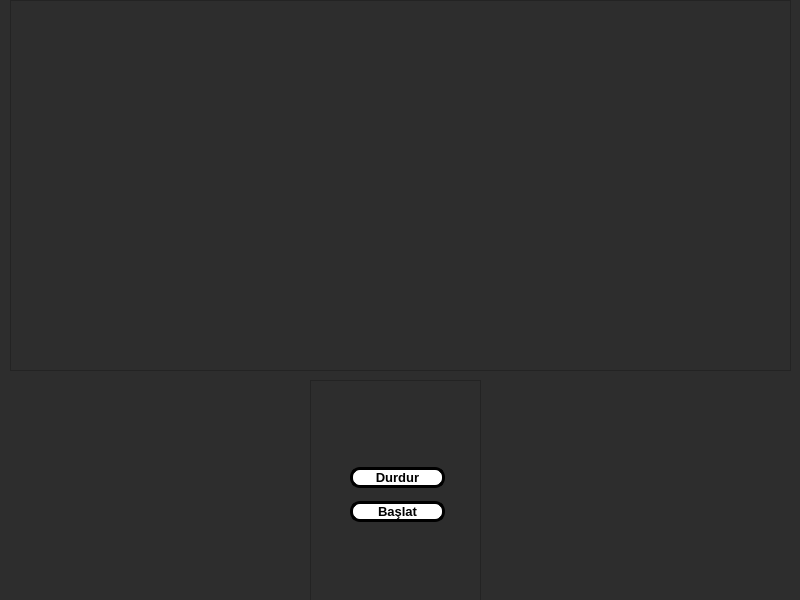
<?xml version="1.0" encoding="UTF-8"?>
<ui version="4.0">
 <class>MainWindow</class>
 <widget class="QMainWindow" name="MainWindow">
  <property name="geometry">
   <rect>
    <x>0</x>
    <y>0</y>
    <width>800</width>
    <height>600</height>
   </rect>
  </property>
  <property name="windowTitle">
   <string>MainWindow</string>
  </property>
  <property name="styleSheet">
   <string notr="true">background-color: rgb(45, 45, 45);</string>
  </property>
  <widget class="QWidget" name="centralwidget">
   <widget class="QFrame" name="frame_bd">
    <property name="geometry">
     <rect>
      <x>310</x>
      <y>380</y>
      <width>171</width>
      <height>221</height>
     </rect>
    </property>
    <property name="frameShape">
     <enum>QFrame::StyledPanel</enum>
    </property>
    <property name="frameShadow">
     <enum>QFrame::Raised</enum>
    </property>
    <widget class="QWidget" name="">
     <property name="geometry">
      <rect>
       <x>40</x>
       <y>80</y>
       <width>95</width>
       <height>71</height>
      </rect>
     </property>
     <layout class="QVBoxLayout" name="verticalLayout">
      <item>
       <widget class="QPushButton" name="Btn_Durdur">
        <property name="font">
         <font>
          <family>Arial</family>
          <pointsize>10</pointsize>
          <weight>75</weight>
          <bold>true</bold>
         </font>
        </property>
        <property name="styleSheet">
         <string notr="true">QPushButton{
background-color: rgb(255, 255, 255);
border-style: solid;
border-color: black;
border-width: 3px;
border-radius: 10px;
}
QPushButton:hover{
	background-color: rgb(180, 85, 0);
}</string>
        </property>
        <property name="text">
         <string>Durdur</string>
        </property>
        <property name="checkable">
         <bool>true</bool>
        </property>
        <property name="autoExclusive">
         <bool>true</bool>
        </property>
       </widget>
      </item>
      <item>
       <widget class="QPushButton" name="Btn_Basla">
        <property name="font">
         <font>
          <family>Arial</family>
          <pointsize>10</pointsize>
          <weight>75</weight>
          <bold>true</bold>
         </font>
        </property>
        <property name="styleSheet">
         <string notr="true">QPushButton{
background-color: rgb(255, 255, 255);
border-style: solid;
border-color: black;
border-width: 3px;
border-radius: 10px;
}
QPushButton:hover{
	background-color: rgb(180, 85, 0);
}</string>
        </property>
        <property name="text">
         <string>Başlat</string>
        </property>
        <property name="checkable">
         <bool>true</bool>
        </property>
        <property name="autoExclusive">
         <bool>true</bool>
        </property>
       </widget>
      </item>
     </layout>
    </widget>
   </widget>
   <widget class="QFrame" name="frame_texts">
    <property name="geometry">
     <rect>
      <x>10</x>
      <y>0</y>
      <width>781</width>
      <height>371</height>
     </rect>
    </property>
    <property name="frameShape">
     <enum>QFrame::StyledPanel</enum>
    </property>
    <property name="frameShadow">
     <enum>QFrame::Raised</enum>
    </property>
   </widget>
  </widget>
 </widget>
 <resources/>
 <connections/>
</ui>
